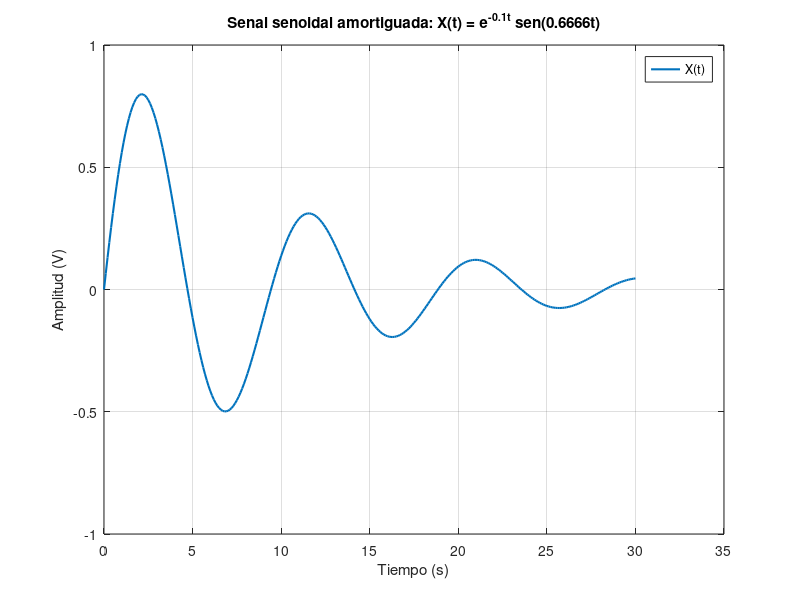

MATLAB code to generate this figure: (Note: this script raises an error after producing the figure.)
%% 02_senal_amortiguada.m
% Tarea 2 - Comunicaciones (INTEC)
% Ejercicio: senal senoidal amortiguada
%
% X(t) = e^{-0.1 t} * sen(0.6666 t)
%
% Instrucciones del enunciado: graficar con eje x (tiempo) mostrado de
% 0 a 35 s, eje y limitado a [-1, 1], usando como vector de simulacion
% t = 0:0.1:30 (el eje se dibuja hasta 35 s aunque los datos terminen en
% 30 s, dejando margen visual). Se incluyen titulo con el nombre de la
% senal y unidades en cada eje segun se pide.
%
% Salida: results\images\02_senal_amortiguada.pdf + sidecar .txt

close all;
clear;
clc;
set(0, 'DefaultFigureVisible', 'off');

carpeta_base = fileparts(mfilename('fullpath'));
carpeta_img  = fullfile(carpeta_base, 'results', 'images');
if ~exist(carpeta_img, 'dir'); mkdir(carpeta_img); end

% Vector de tiempo de simulacion segun enunciado: 0:0.1:30
t = 0:0.1:30;
X = exp(-0.1*t) .* sin(0.6666*t);

fig = figure('Name', '02_senal_amortiguada', 'Visible', 'off', 'Position', [100 100 900 500]);
plot(t, X, 'Color', [0 0.447 0.741], 'LineWidth', 1.5);
grid on;
xlim([0 35]);
ylim([-1 1]);
title('Senal senoidal amortiguada: X(t) = e^{-0.1t} sen(0.6666t)');
xlabel('Tiempo (s)');
ylabel('Amplitud (V)');
legend('X(t)', 'Location', 'northeast');

exportar_figura(fig, fullfile(carpeta_img, '02_senal_amortiguada.pdf'), ...
    'Senal senoidal amortiguada X(t) = e^{-0.1t} sen(0.6666t)', ...
    ['Senal exponencial amortiguada: una senoidal de frecuencia angular 0.6666 rad/s ' ...
     'multiplicada por una envolvente exponencial decreciente e^{-0.1t}. Representa el ' ...
     'comportamiento tipico de un sistema de segundo orden subamortiguado (por ejemplo, ' ...
     'la respuesta transitoria de un circuito RLC o de un sistema mecanico-electrico ' ...
     'amortiguado). Vector de simulacion t=0:0.1:30 s; eje de tiempo dibujado hasta ' ...
     '35 s y eje de amplitud fijado a [-1, 1] segun el enunciado.'], ...
    ['Expresion MATLAB: X = exp(-0.1*t).*sin(0.6666*t), t = 0:0.1:30. ' ...
     'xlim([0 35]), ylim([-1 1]) fijados explicitamente. La envolvente decae a ' ...
     'aproximadamente e^{-3}=0.0498 en t=30 s, por lo que la amplitud es casi nula ' ...
     'hacia el final del rango graficado.']);

fprintf('Ejercicio 2 completado. Figura generada en:\n  %s\n', carpeta_img);
